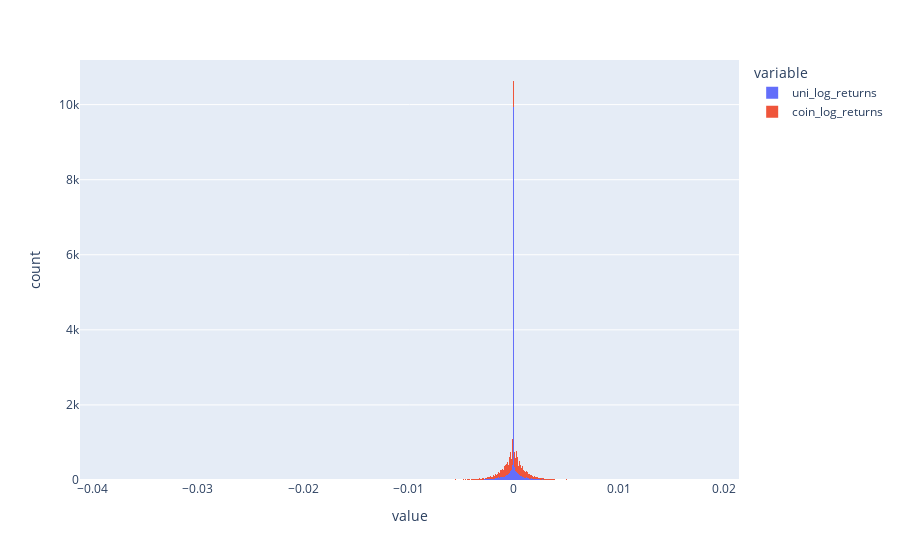

Source (notebook cell):
### Code cell
fig = px.histogram(df[['uni_log_returns', 'coin_log_returns']], x=['uni_log_returns', 'coin_log_returns'])
fig.show()

### Figure 1 — Plotly figure (JSON) as saved in the notebook; plotly's stock layout.template omitted (floating-point values rounded to 4 significant figures; data arrays with more than 128 entries replaced by an {"elided": "..."} marker saying what was removed)
{"data": [{"alignmentgroup": "True", "bingroup": "x", "hovertemplate": "variable=uni_log_returns<br>value=%{x}<br>count=%{y}<extra></extra>", "legendgroup": "uni_log_returns", "marker": {"color": "#636efa", "pattern": {"shape": ""}}, "name": "uni_log_returns", "offsetgroup": "uni_log_returns", "orientation": "v", "showlegend": true, "type": "histogram", "x": {"elided": "21883 float values"}, "xaxis": "x", "yaxis": "y"}, {"alignmentgroup": "True", "bingroup": "x", "hovertemplate": "variable=coin_log_returns<br>value=%{x}<br>count=%{y}<extra></extra>", "legendgroup": "coin_log_returns", "marker": {"color": "#EF553B", "pattern": {"shape": ""}}, "name": "coin_log_returns", "offsetgroup": "coin_log_returns", "orientation": "v", "showlegend": true, "type": "histogram", "x": {"elided": "21883 float values"}, "xaxis": "x", "yaxis": "y"}], "layout": {"barmode": "relative", "legend": {"title": {"text": "variable"}, "tracegroupgap": 0}, "margin": {"t": 60}, "xaxis": {"anchor": "y", "domain": [0, 1], "title": {"text": "value"}}, "yaxis": {"anchor": "x", "domain": [0, 1], "title": {"text": "count"}}}}
